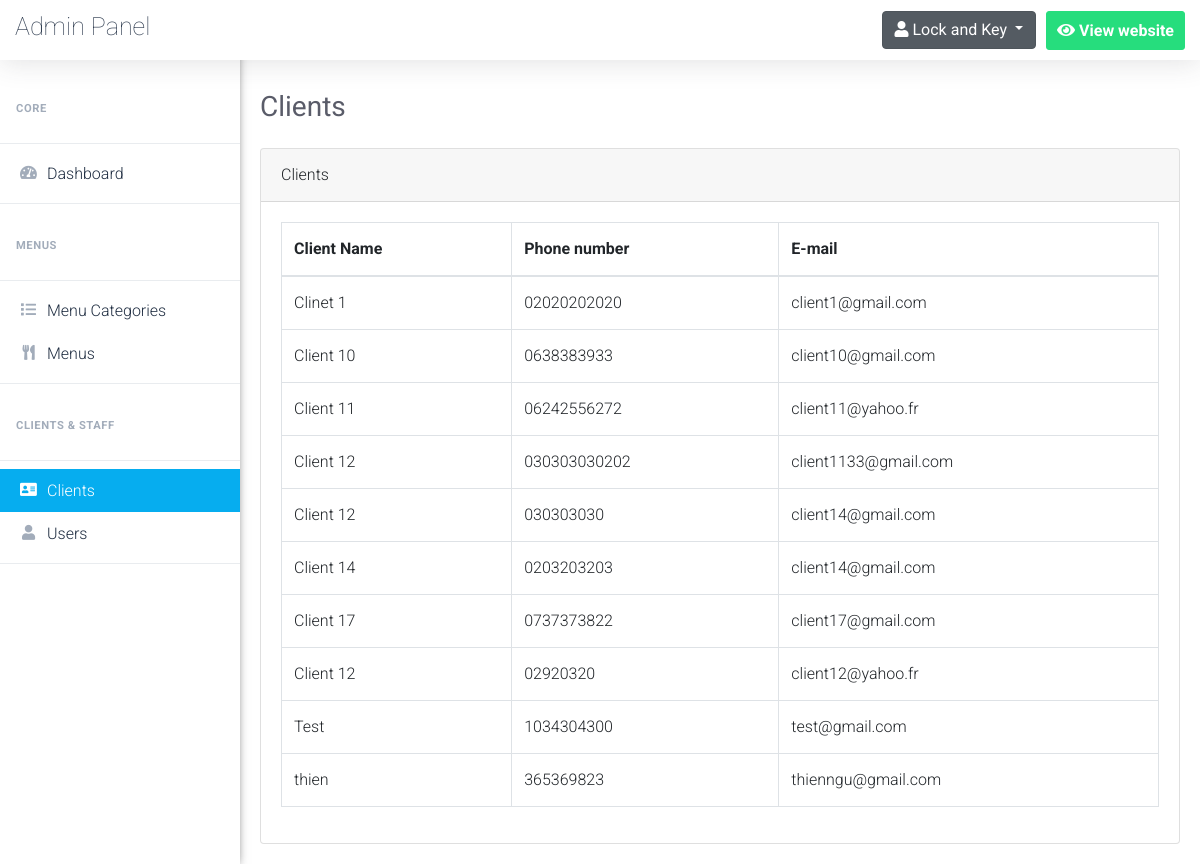
The app's page /admin/clients.php (signed in) with its own data.
### tables this page shows
CREATE TABLE `clients` (
  `client_id` int(5) NOT NULL,
  `client_name` varchar(50) NOT NULL,
  `client_phone` varchar(50) NOT NULL,
  `client_email` varchar(100) NOT NULL
);

### admin/clients.php (the view, shortened to what this page needs)
<?php
	$pageTitle = 'Clients';
	if(isset($_SESSION['username_restaurant_qRewacvAqzA']) && isset($_SESSION['password_restaurant_qRewacvAqzA']))
	{
		include 'connect.php';
		include 'Includes/templates/header.php';
		include 'Includes/templates/navbar.php';
        ?>
        <?php
            $do = 'Manage';
            if($do == "Manage")
            {
                $stmt = $con->prepare("SELECT * FROM clients");
                $stmt->execute();
                $clients = $stmt->fetchAll();
            ?>
                <div class="card">
                    <div class="card-header">
                        <?php echo $pageTitle; ?>
                    </div>
                    <div class="card-body">
                        <table class="table table-bordered clients-table">
                            <thead>
                                <tr>
                                    <th scope="col">Client Name</th>
                                    <th scope="col">Phone number</th>
                                    <th scope="col">E-mail</th>
                                </tr>
                            </thead>
                            <tbody>
                                <?php
                                    foreach($clients as $client)
                                    {
                                        echo "<tr>";
                                            echo "<td>";
                                                echo $client['client_name'];
                                            echo "</td>";
                                            echo "<td>";
                                                echo $client['client_phone'];
                                            echo "</td>";
                                            echo "<td>";
                                                echo $client['client_email'];
                                            echo "</td>";
                                        echo "</tr>";
                                    }
                                ?>
                            </tbody>
                        </table>
                    </div>
                </div>
            <?php
            }
        include 'Includes/templates/footer.php';
    }
    else
    {
        header('Location: index.php');
        exit();
    }
?>

### admin/Design/css/main.css (style rules this page uses)
html { scroll-behavior: smooth; }
body { font-family: 'Roboto', sans-serif; font-size: 16px; line-height: 28px; font-weight: 300; }

### records on screen
clients: client_name "Clinet 1", client_phone "02020202020", client_email "client1@gmail.com"
clients: client_name "Client 10", client_phone "0638383933", client_email "client10@gmail.com"
clients: client_name "Client 11", client_phone "06242556272", client_email "client11@yahoo.fr"
clients: client_name "Client 12", client_phone "030303030202", client_email "client1133@gmail.com"
clients: client_name "Client 12", client_phone "030303030", client_email "client14@gmail.com"
clients: client_name "Client 14", client_phone "0203203203", client_email "client14@gmail.com"
clients: client_name "Client 17", client_phone "0737373822", client_email "client17@gmail.com"
clients: client_name "Client 12", client_phone "02920320", client_email "client12@yahoo.fr"
clients: client_name "Test", client_phone "1034304300", client_email "test@gmail.com"
clients: client_name "thien", client_phone "365369823", client_email "thienngu@gmail.com"

### other values on screen
$pageTitle "Clients"
